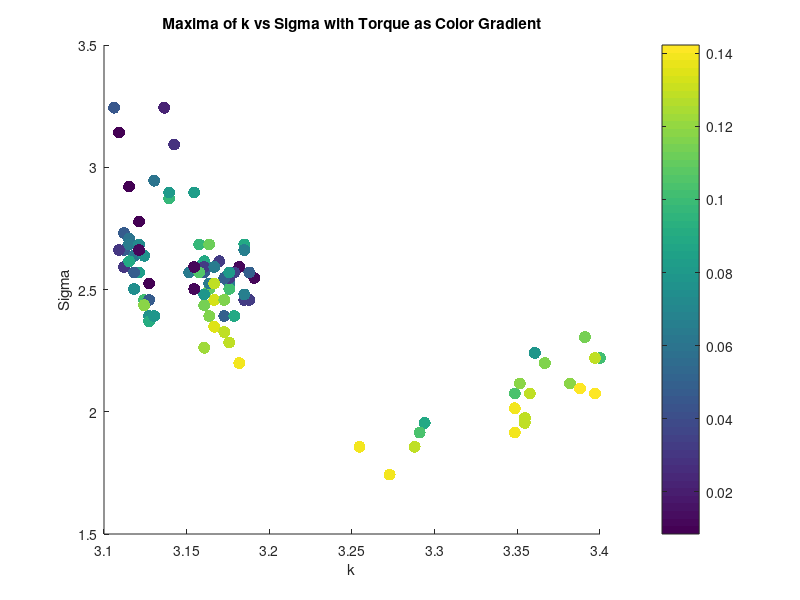

Write MATLAB code to recreate this figure. (Note: this script raises an error after producing the figure.)
clear all;
close all;


%% Torque Analysis
load('maxima_data.mat');
maxima_sigma = maxima_sigma.^2; % Square the sigma values for analysis
scatter(maxima_k, maxima_sigma, 75, torque_values, 'filled');
xlabel('k');
ylabel('Sigma');
title('Maxima of k vs Sigma with Torque as Color Gradient');
%Lable the colorbar as Torque
cbar = colorbar;
cbar.Label.String = 'Torque';
cbar.Label.FontSize = 14;
cbar.FontSize = 14;
colormap(jet); % Use a colormap that is suitable for continuous data
caxis([min(torque_values) max(torque_values)]);

grid on;
% K means clustering of torque into 10 clusters, taking mean of each cluster k, sigma and corr too
% [cluster_idx, cluster_centers] = kmeans(torque_values', 10);
%instead of kmeans do every 10th point
% Create a vector of cluster indices
% take every 11th point and move them all to the end of the vector

move_idx = 1:11:length(torque_values);
disp(move_idx)
%add the indices to the end of the vector
move_idx = [move_idx; move_idx + length(torque_values)];
torque_values(move_idx) = []; % Remove every 11th point
disp(torque_values)

num_clusters = 10;
cluster_idx = zeros(size(torque_values));
for i = 1:num_clusters
    cluster_idx(i:num_clusters:end) = i; % Assign every 10th point to a cluster
end
cluster_idx = circshift(cluster_idx, -1); % Shift to start from 1

% Take the mean of each cluster
torque_means = zeros(10, 1);
torque_stds = zeros(10, 1);
sigma_means = zeros(10, 1);
sigma_stds = zeros(10, 1);
k_means = zeros(10, 1);
corr_means = zeros(10, 1);
for i = 1:10
    torque_means(i) = mean(torque_values(cluster_idx == i));
    torque_stds(i) = std(torque_values(cluster_idx == i));
    sigma_means(i) = mean(maxima_sigma(cluster_idx == i));
    k_means(i) = mean(maxima_k(cluster_idx == i));
    corr_means(i) = mean(maxima_corr(cluster_idx == i));
    sigma_stds(i) = std(maxima_sigma(cluster_idx == i));
end
figure;
% Plot the means of torque 
plot(torque_values);

% Plot the clusters
figure;
scatter(sigma_means, torque_means, 75, 'filled');
xlabel('Sigma');
ylabel('Torque');
zlabel('Torque');
title('Clustered Maxima of k vs Sigma with Torque as Color Gradient');
colorbar;
grid on;
% % Ensure data is sorted for polyfit
% [sigma_sorted, sort_idx] = sort(maxima_sigma);
% torque_sorted = torque_values(sort_idx);
% % Display correlation between torque and sigma
% disp('Correlation between Torque and Sigma:');
% disp(corr(torque_sorted', sigma_sorted'));
% % Display correlation between torque and sigma^2
% disp('Correlation between Torque and Sigma^2:');
% disp(corr(torque_sorted', sigma_sorted'.^2));
% % Polyfit for sigma vs torque (order 1 and 2)
% p1_sigma = polyfit(sigma_sorted, torque_sorted, 1);
% % Calculate fitted values and normalized MSE for sigma vs torque
% fitted_torque_p1_sigma = polyval(p1_sigma, sigma_sorted);
% mse_p1_sigma = mean((torque_sorted - fitted_torque_p1_sigma).^2);
% nmse_p1_sigma = mse_p1_sigma / var(torque_sorted);
% % Display results for sigma vs torque
% disp('Sigma vs Torque:');
% disp(['Order 1 nMSE: ', num2str(nmse_p1_sigma)]);
% %display correlation between torque and sigma
% % Plot for sigma vs torque with polynomial fits (first instance)
% figure;
% scatter(sigma_sorted, torque_sorted, 50, 'filled','DisplayName', 'Data');
% hold on;
% plot(sigma_sorted, fitted_torque_p1_sigma, '-r', 'DisplayName', ...
%     ['Order 1 Fit: y = ', num2str(p1_sigma(1)), 'x + ', num2str(p1_sigma(2)), ...
%     ', nMSE = ', num2str(nmse_p1_sigma)]);
% xlabel('Sigma');
% ylabel('Torque');
% title('Sigma vs Torque with Polynomial Fits');
% grid on;

% %Plot means of sigma as bar plot with variance as error bars
% figure;
% [sorted_sigma_means,idx] = sort(sigma_means);
% sorted_sigma_stds = sigma_stds(idx);
% bar(sorted_sigma_means.^2, 'FaceColor', [0.2 0.6 0.8], 'EdgeColor', 'k', 'LineWidth', 1.5);
% % Set the x-ticks to the cluster indices
% hold on;
% errorbar(sorted_sigma_means.^2,sorted_sigma_stds, 'k.', 'LineWidth', 1.5);
% ylim([1.95 2.85]);

% xlabel('Torque Number');
% ylabel('Mean Sigma^2');

% %Same Bar plot with torque means
% figure;
% [sorted_torque_means,idx_torque] = sort(torque_means);
% bar(sorted_torque_means, 'FaceColor', [0.2 0.6 0.8], 'EdgeColor', 'k', 'LineWidth', 1.5);
% hold on;
% errorbar(sorted_torque_means, torque_stds(idx_torque), 'k.', 'LineWidth', 1.5);
% xlabel('Torque Number');
% ylabel('Mean Torque');
% title('Mean Torque for Each Cluster with Error Bars');



% % Ensure data is sorted for polyfit
% [sigma_sorted, sort_idx] = sort(sigma_means);
% torque_sorted = torque_means(sort_idx);
% %Display correlation between torque and sigma
% disp('Correlation between Torque and Sigma:');
% disp(corr(torque_sorted, sigma_sorted));
% %Display correlation between torque and sigma^2
% disp('Correlation between Torque and Sigma^2:');
% disp(corr(torque_sorted, sigma_sorted.^2));
% % Polyfit for sigma vs torque (order 1 and 2)
% p1_sigma = polyfit(sigma_sorted, torque_sorted, 1);
% p2_sigma = polyfit(sigma_sorted, torque_sorted, 2);
% % Calculate zitted values and normalized MSE for sigma vs torque
% fitted_torque_p1_sigma = polyval(p1_sigma, sigma_sorted);
% fitted_torque_p2_sigma = polyval(p2_sigma, sigma_sorted);
% mse_p1_sigma = mean((torque_sorted - fitted_torque_p1_sigma).^2);
% mse_p2_sigma = mean((torque_sorted - fitted_torque_p2_sigma).^2);
% nmse_p1_sigma = mse_p1_sigma / var(torque_sorted);
% nmse_p2_sigma = mse_p2_sigma / var(torque_sorted);
% % Display results for sigma vs torque
% disp('Sigma vs Torque:');
% disp(['Order 1 nMSE: ', num2str(nmse_p1_sigma)]);
% disp(['Order 2 nMSE: ', num2str(nmse_p2_sigma)]);
% % Plot for sigma vs torque with polynomial fits (second instance)
% figure;
% scatter(sigma_sorted, torque_sorted, 50, 'filled', 'DisplayName', 'Data');
% hold on;
% % plot(sigma_sorted, fitted_torque_p1_sigma, '-r', 'DisplayName', ...
% %     ['Order 1 Fit: y = ', num2str(p1_sigma(1)), 'x + ', num2str(p1_sigma(2)), ...
% %     ', nMSE = ', num2str(nmse_p1_sigma)]);
% % plot(sigma_sorted, fitted_torque_p2_sigma, '--g', 'DisplayName', ...
% %     ['Order 2 Fit: y = ', num2str(p2_sigma(1)), 'x^2 + ', num2str(p2_sigma(2)), ...
% %     'x + ', num2str(p2_sigma(3)), ', nMSE = ', num2str(nmse_p2_sigma)]);
% xlabel('Sigma');
% ylabel('Torque');
% title('Sigma vs Torque with Polynomial Fits');
% grid on;



% %% Diameter Analysis
% % Saved as diameter_value, k_values(max_k_idx), sigma_values(max_sigma_idx), max_val
% load('maxima_data_Diam.mat');
% figure;
% load('maxima_data.mat');
% scatter(maxima_matrix(:, 2), maxima_matrix(:, 3), 75, maxima_matrix(:, 1), 'filled');
% xlabel('k');
% ylabel('Sigma');
% title('Characteristic K and Sigma for all Diameters');
% %Lable the colorbar as Torque
% cbar = colorbar;
% cbar.Label.String = 'Diameter';
% cbar.Label.FontSize = 14;
% cbar.FontSize = 14;
% colormap(jet); % Use a colormap that is suitable for continuous data
% caxis([min(maxima_matrix(:,1)) max(maxima_matrix(:, 1))]);
% grid on;


% % K vs d
% % Ensure data is sorted for polyfit
% [k_sorted, sort_idx] = sort(maxima_matrix(:, 2));
% d_sorted = maxima_matrix(sort_idx, 1);
% % Display correlation between d and k
% disp('Correlation between Diameter and k:');
% disp(corr(d_sorted, k_sorted));

% %plot for k vs diam with polynomial fits
% figure;
% scatter(k_sorted, d_sorted, 50, 'filled', 'DisplayName', 'Data');
% grid on;
% hold on;
% p1_k = polyfit(k_sorted, d_sorted, 1);
% fitted_d_p1_k = polyval(p1_k, k_sorted);
% mse_p1_k = mean((d_sorted - fitted_d_p1_k).^2);
% nmse_p1_k = mse_p1_k / var(d_sorted);
% disp('Diameter vs k:');
% disp(['Order 1 nMSE: ', num2str(nmse_p1_k)]);
% % plot(k_sorted, fitted_d_p1_k, '-r', 'DisplayName', ...
% %     ['Order 1 Fit: y = ', num2str(p1_k(1)), 'x + ', num2str(p1_k(2)), ...
% %     ', nMSE = ', num2str(nmse_p1_k)]);
% xlabel('k');
% ylabel('Diameter');
% title('k vs Diameter with Polynomial Fits');


% % Compute mean and std of sigma for each unique diameter
% unique_diameters = unique(maxima_matrix(:, 1));
% sigma_means_diameter = zeros(size(unique_diameters));
% sigma_stds_diameter = zeros(size(unique_diameters));

% for i = 1:length(unique_diameters)
%     sigma_values_for_diameter = maxima_matrix(maxima_matrix(:, 1) == unique_diameters(i), 3);
%     sigma_means_diameter(i) = mean(sigma_values_for_diameter);
%     sigma_stds_diameter(i) = std(sigma_values_for_diameter);
%     torque_values_for_diameter = maxima_matrix(maxima_matrix(:, 1) == unique_diameters(i), 4);
%     mean_torque_for_diameter(i) = mean(torque_values_for_diameter);
%     std_torque_for_diameter(i) = std(torque_values_for_diameter);
%     k_values_for_diameter = maxima_matrix(maxima_matrix(:, 1) == unique_diameters(i), 2);
%     mean_k_for_diameter(i) = mean(k_values_for_diameter);
%     std_k_for_diameter(i) = std(k_values_for_diameter);
% end

% %Scatter of mean k vs mean diameter
% figure;
% scatter(mean_k_for_diameter, unique_diameters, 75, 'filled', 'DisplayName', 'Data');
% xlabel('Mean k');
% ylabel('Mean Diameter');
% title('Mean k vs Mean Diameter');
% grid on;
% hold on;


% % Bar plot of mean sigma with error bars for each diameter
% figure;
% bar(unique_diameters, sigma_means_diameter, 'FaceColor', [0.2 0.6 0.8], 'EdgeColor', 'k', 'LineWidth', 1.5);
% hold on;
% errorbar(unique_diameters, sigma_means_diameter, sigma_stds_diameter, 'k.', 'LineWidth', 1.5);
% xlabel('Diameter');
% ylabel('Mean Sigma');
% title('Mean Sigma for Each Diameter with Error Bars');
% grid on;

% figure;
% % Bar plot of mean torque with error bars for each diameter
% bar(unique_diameters, mean_torque_for_diameter, 'FaceColor', [0.2 0.6 0.8], 'EdgeColor', 'k', 'LineWidth', 1.5);
% hold on;
% errorbar(unique_diameters, mean_torque_for_diameter, std_torque_for_diameter, 'k.', 'LineWidth', 1.5);
% xlabel('Diameter'); 
% ylabel('Mean Torque');
% title('Mean Torque for Each Diameter with Error Bars');
% grid on;